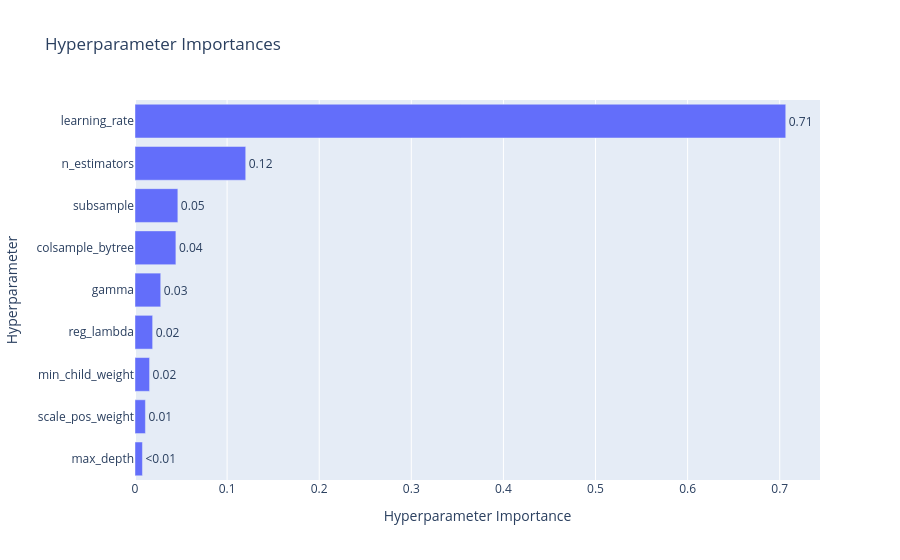

Notebook source saved alongside this figure:
### Markdown cell above
We plot the "functional ANOVA" score, _i.e._ the fraction of total variance explained by each hyperparameter, which is readily available in Optuna. We note above all the importance of learning rate.

### Code cell
#VISUALISE PARAMETER IMPORTANCE
optuna.visualization.plot_param_importances(study_xgb).show()

### Figure 1 — Plotly figure (JSON) as saved in the notebook; plotly's stock layout.template omitted (floating-point values rounded to 4 significant figures)
{"data": [{"cliponaxis": false, "hovertemplate": ["max_depth (IntDistribution): 0.008087026406364904<extra></extra>", "scale_pos_weight (FloatDistribution): 0.011314925849545339<extra></extra>", "min_child_weight (IntDistribution): 0.01581724645283138<extra></extra>", "reg_lambda (FloatDistribution): 0.019155108323705636<extra></extra>", "gamma (FloatDistribution): 0.027931304383405787<extra></extra>", "colsample_bytree (FloatDistribution): 0.04439570341252279<extra></extra>", "subsample (FloatDistribution): 0.04652329351419729<extra></extra>", "n_estimators (IntDistribution): 0.12022608418878034<extra></extra>", "learning_rate (FloatDistribution): 0.7065493074686466<extra></extra>"], "name": "Objective Value", "orientation": "h", "text": ["<0.01", "0.01", "0.02", "0.02", "0.03", "0.04", "0.05", "0.12", "0.71"], "textposition": "outside", "type": "bar", "x": [0.008087, 0.01131, 0.01582, 0.01916, 0.02793, 0.0444, 0.04652, 0.1202, 0.7065], "y": ["max_depth", "scale_pos_weight", "min_child_weight", "reg_lambda", "gamma", "colsample_bytree", "subsample", "n_estimators", "learning_rate"]}], "layout": {"title": {"text": "Hyperparameter Importances"}, "xaxis": {"title": {"text": "Hyperparameter Importance"}}, "yaxis": {"title": {"text": "Hyperparameter"}}}}
